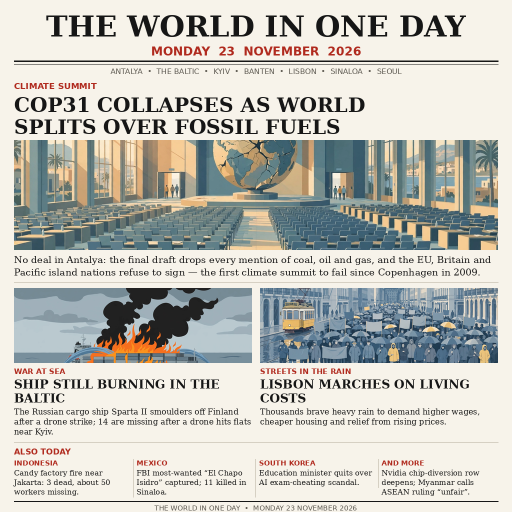
#> input picture entry.png, 1024 x 1024 px, given in place of cop31-empty-hall-0-8cbe382e-f25f-490d-8f2b-c9e1b1ce5e1f.webp, which was not available (shown at 1/2 size)
$ python build_frontpage.py
#> lines starting #> are read from the running program, lines starting #| are printed output that depends on the picture
#!/usr/bin/env python3
"""Compose the 1024x1024 newspaper front page for 23 Nov 2026.

Run locally (Pillow + DejaVu fonts). The entry itself ships only the
finished entry.png plus a stdlib-only main.py that copies it to the
output directory, so the graded program needs no Pillow and no network.
"""
import textwrap
from PIL import Image, ImageDraw, ImageFont

W, H = 1024, 1024
PAPER = (247, 243, 234)
INK = (22, 22, 22)
RED = (176, 42, 30)
GREY = (90, 86, 78)
RULE = (180, 172, 156)

SERIF_B = "/usr/share/fonts/truetype/dejavu/DejaVuSerif-Bold.ttf"
SERIF = "/usr/share/fonts/truetype/dejavu/DejaVuSerif.ttf"
SANS = "/usr/share/fonts/truetype/dejavu/DejaVuSans.ttf"
SANS_B = "/usr/share/fonts/truetype/dejavu/DejaVuSans-Bold.ttf"


def font(path, size):
    return ImageFont.truetype(path, size)


def wrap(draw, text, fnt, width):
    """Greedy word wrap by pixel width."""
    lines, line = [], ""
    for word in text.split():
        trial = (line + " " + word).strip()
        if draw.textlength(trial, font=fnt) <= width:
            line = trial
        else:
            if line:
                lines.append(line)
            line = word
    if line:
        lines.append(line)
    return lines


def draw_wrapped(draw, x, y, text, fnt, width, fill=INK, leading=None):
    lines = wrap(draw, text, fnt, width)
    lh = leading or int(fnt.size * 1.22)
    for ln in lines:
        draw.text((x, y), ln, font=fnt, fill=fill)
        y += lh
    return y


def crop_cover(img, tw, th):
    """Centre-crop an image to the target aspect, then resize."""
    w, h = img.size
    scale = max(tw / w, th / h)
    img = img.resize((int(w * scale + 0.5), int(h * scale + 0.5)), Image.LANCZOS)
    x = (img.width - tw) // 2
    y = (img.height - th) // 2
    return img.crop((x, y, x + tw, y + th))


def main():
    work = "/home/hatch/workspace/makefun/news-image-20261123-2-work"
    page = Image.new("RGB", (W, H), PAPER)
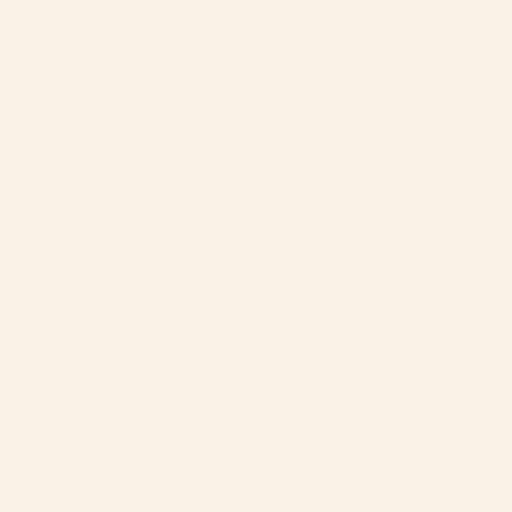
#> page: PIL image 1024x1024 RGB (shown at 1/2 size); mean R, G, B 247, 243, 234
    d = ImageDraw.Draw(page)

    # ---- Masthead ----
    d.text((512, 18), "THE WORLD IN ONE DAY", font=font(SERIF_B, 58),
           fill=INK, anchor="ma")
    d.text((512, 88), "MONDAY  23  NOVEMBER  2026",
           font=font(SANS_B, 24), fill=RED, anchor="ma")
    d.line([(28, 122), (996, 122)], fill=INK, width=3)
    d.line([(28, 128), (996, 128)], fill=INK, width=1)
    d.text((512, 134), "ANTALYA  •  THE BALTIC  •  KYIV  •  BANTEN  •  LISBON  •  SINALOA  •  SEOUL",
           font=font(SANS, 15), fill=GREY, anchor="ma")

    # ---- Lead story: COP31 ----
    y = 162
    d.text((28, y), "CLIMATE SUMMIT",
           font=font(SANS_B, 17), fill=RED)
    y += 24
    y = draw_wrapped(d, 28, y, "COP31 COLLAPSES AS WORLD",
                     font(SERIF_B, 40), 968, leading=44)
#> y = 230
    y = draw_wrapped(d, 28, y, "SPLITS OVER FOSSIL FUELS",
                     font(SERIF_B, 40), 968, leading=44)
#> the loop in draw_wrapped (call 2), `for ln in lines:` made 1 pass
#> y on pass 1: 274
#> y = 274
    y += 6
#> y = 280
    cop = Image.open(f"{work}/media-generation-cop31-empty-hall-0-8cbe382e-f25f-490d-8f2b-c9e1b1ce5e1f.webp").convert("RGB")
#> cop is the input picture: PIL image 1024x1024 RGB; mean R, G, B 193.8, 193.3, 186.7
    page.paste(crop_cover(cop, 968, 220), (28, y))
#> in crop_cover, `img = img.resize((int(w * scale + 0.5), int(h * scale + 0.5)), Image.L..`:
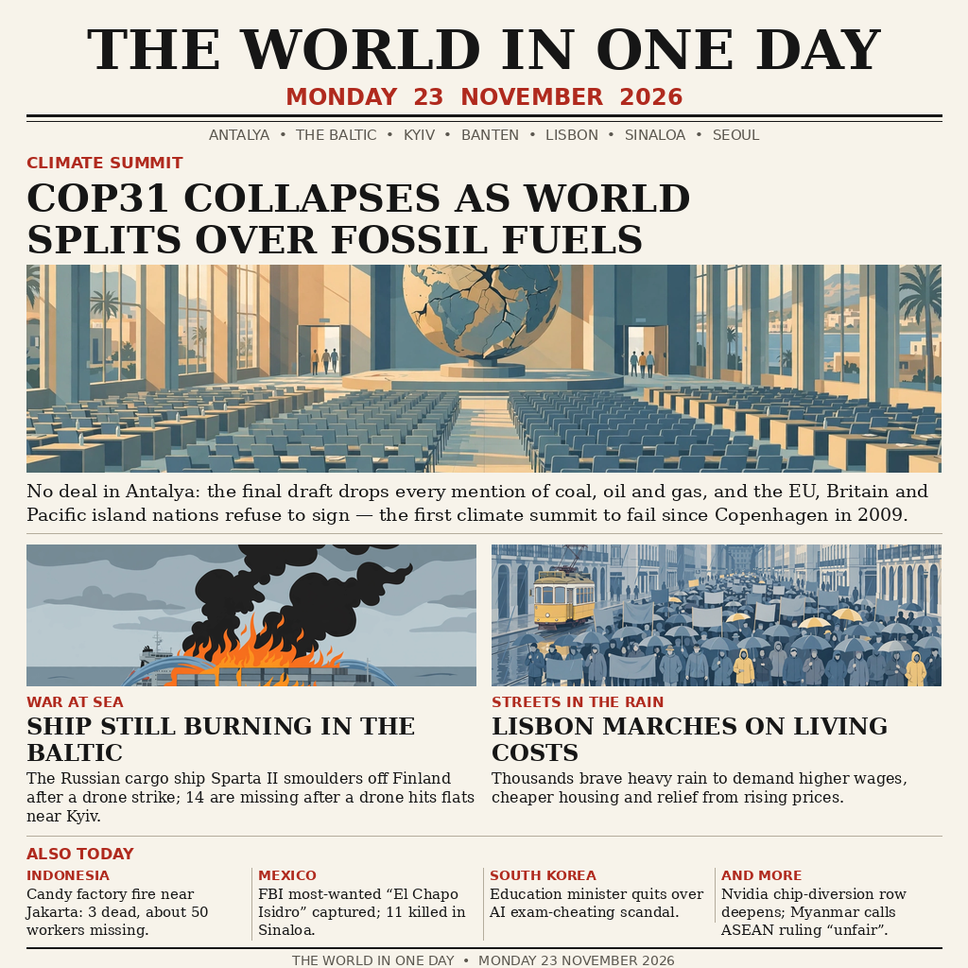
#> img: PIL image 968x968 RGB; mean R, G, B 193.5, 193.2, 186.7
#> in crop_cover, `return img.crop((x, y, x + tw, y + th))`:
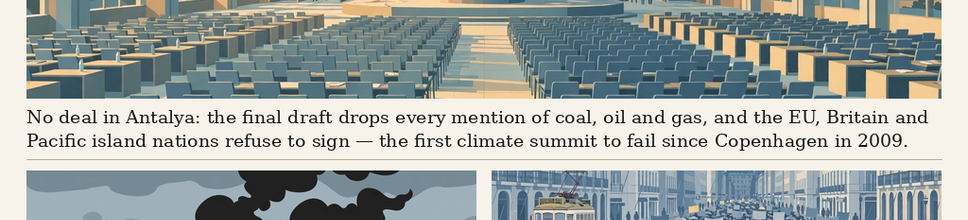
#> returned value: PIL image 968x220 RGB; mean R, G, B 160.8, 168.1, 165.1
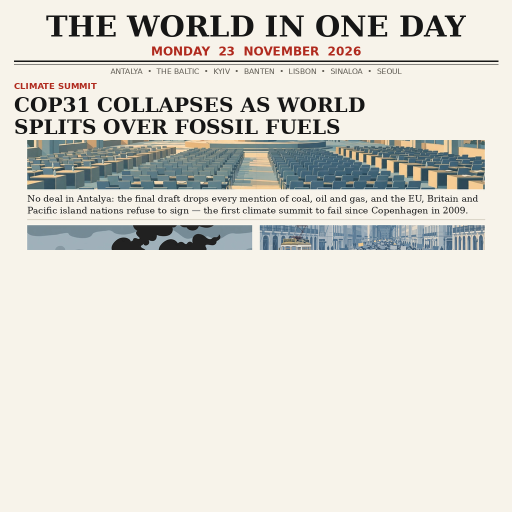
#> page: PIL image 1024x1024 RGB (shown at 1/2 size); mean R, G, B 222, 219.9, 212.4
    y += 220 + 8
#> y = 508
    y = draw_wrapped(
        d, 28, y,
        "No deal in Antalya: the final draft drops every mention of coal, oil and gas, "
        "and the EU, Britain and Pacific island nations refuse to sign \u2014 the first "
        "climate summit to fail since Copenhagen in 2009.",
        font(SERIF, 19), 968, leading=25)
#> y = 558
    y += 6
#> y = 564
    d.line([(28, y), (996, y)], fill=RULE, width=1)

    # ---- Second row: Baltic + Lisbon ----
    y += 12
#> y = 576
    col_w, gap = 476, 16
    sparta = Image.open(f"{work}/media-generation-sparta-burning-ship-0-4f5d7b0d-224d-46ae-a844-451b91a4be0c.webp").convert("RGB")
#> (the run stopped early here; a loop or call above may not have finished)
